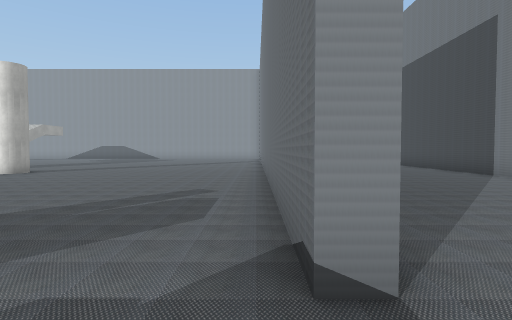
[1] (above)

24 first-person views from a walk through a Unity game level. The camera is 1.5 m above the floor, tilts 2° down and sees 80° across. The floor is counted in squares, 2 m on a side. Each view is taken from the middle of a square. On the plan, view 1 faces up. The plan holds only what a view shows up to about 10 squares ahead; the rest is blank. The place goes on beyond the plan. Some surface patterns are stand-ins.

[2]
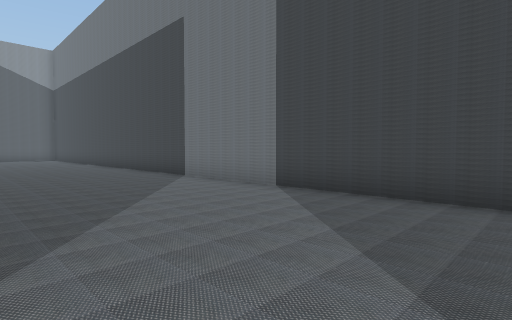

[3]
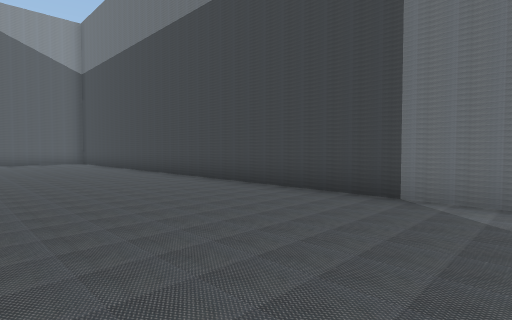

[4]
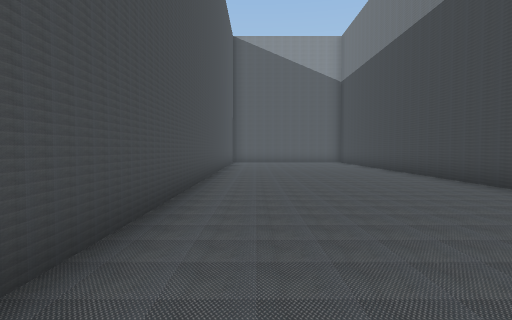

[5]
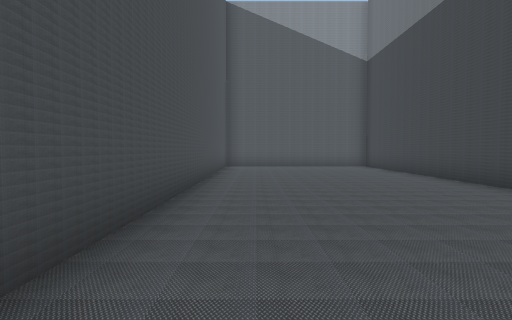

[6]
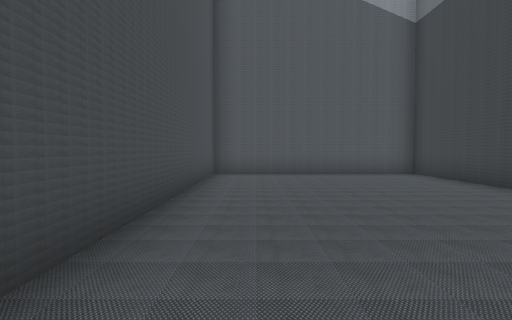

[7]
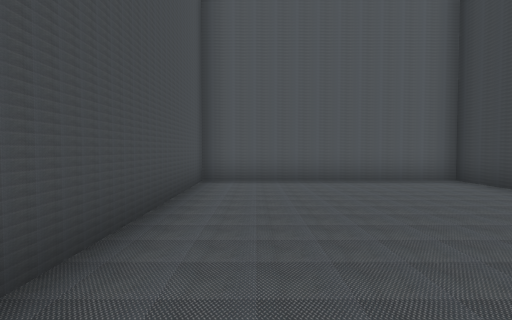

[8]
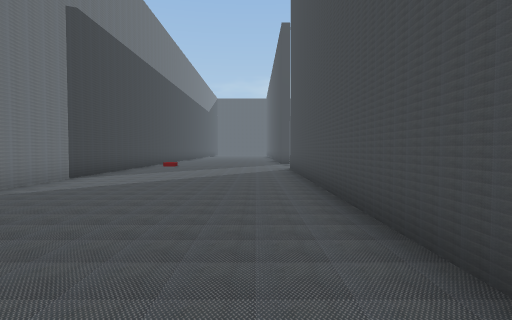

[9]
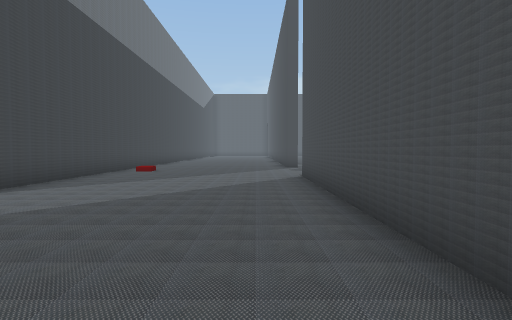

[10]
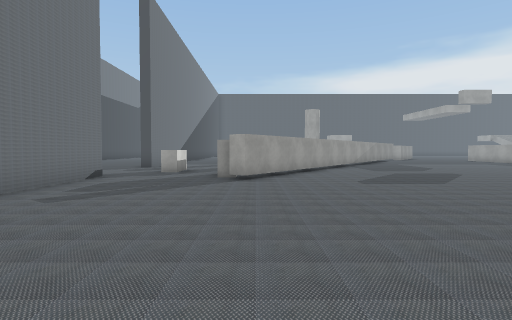

[11]
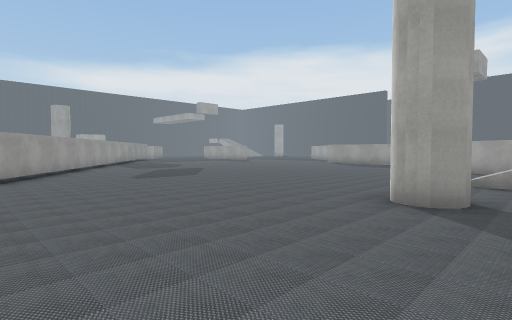

[12]
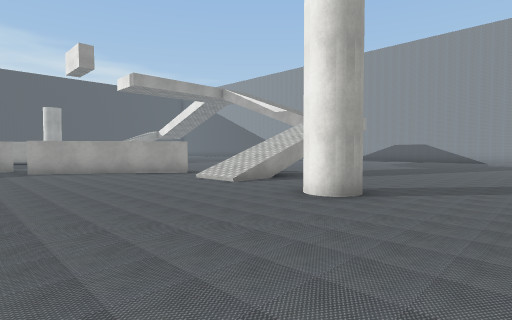

[13]
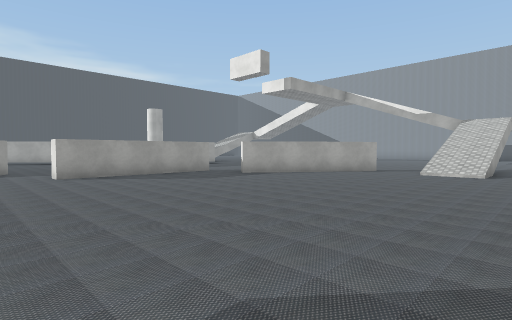

[14]
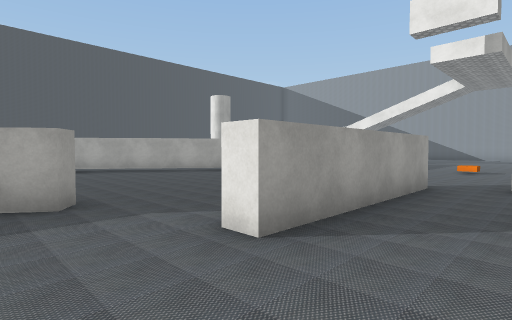

[15]
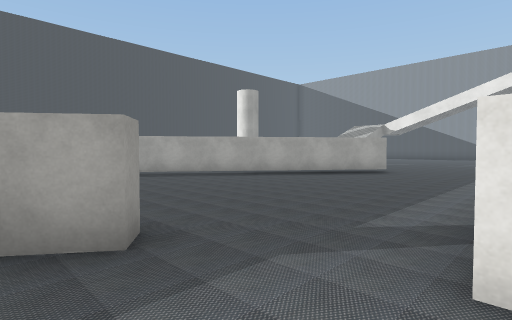

[16]
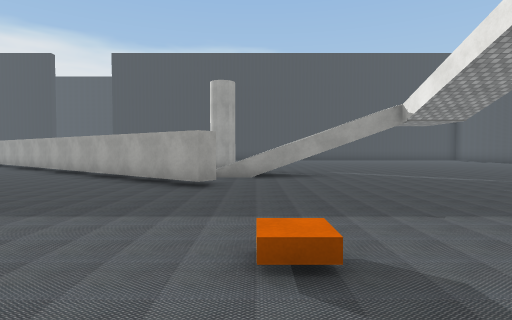

[17]
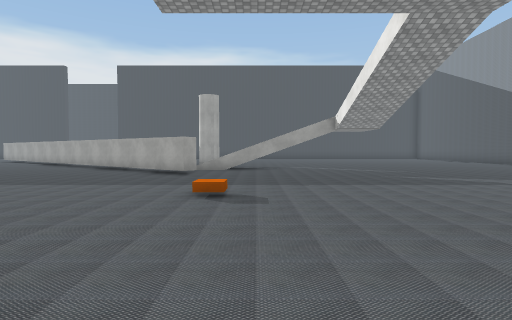

[18]
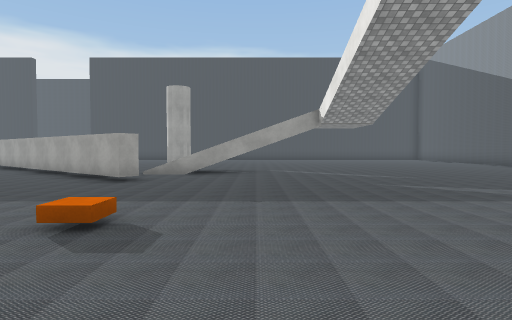

[19]
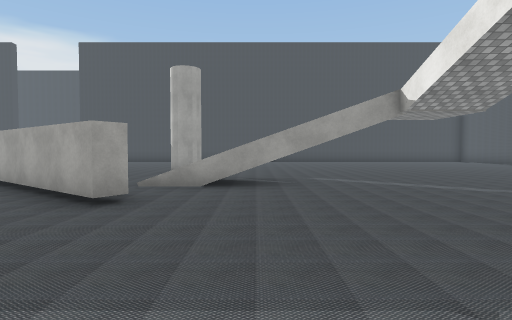

[20]
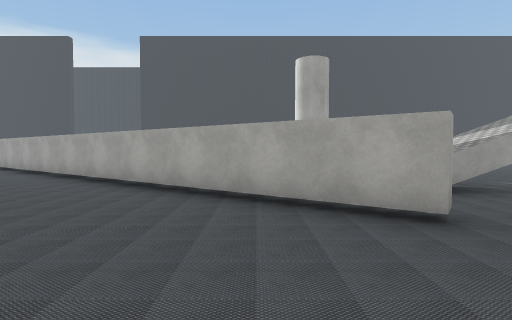

[21]
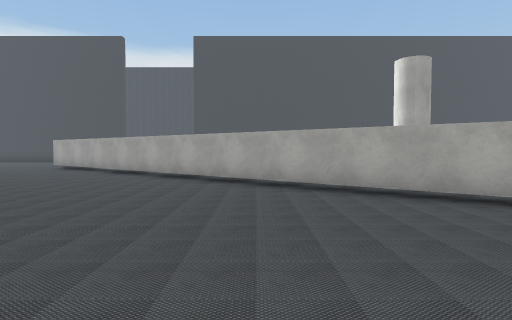

[22]
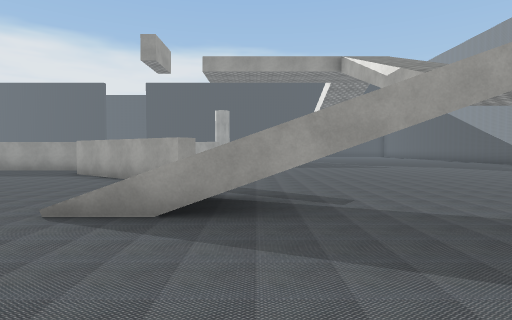

[23]
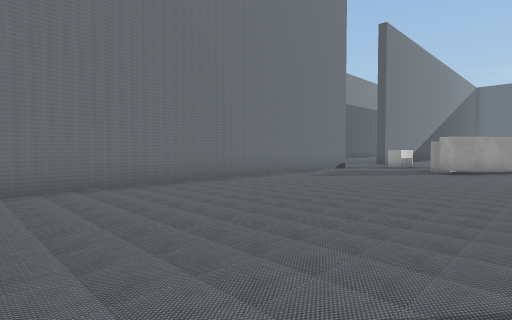

[24]
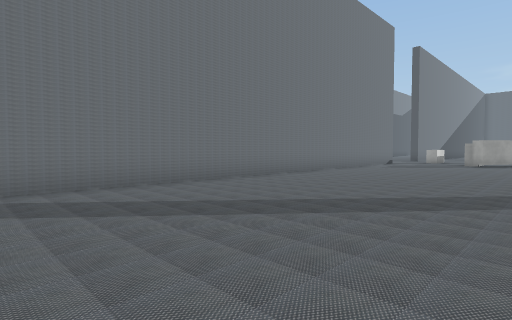

### Floor plan
Key: @ floor where view 1 was taken; # wall or solid block; . floor; / step, stairs or slope; = window, fence, low wall or low ledge; ^ raised ledge; v drop or lower ground; B orange block.
Columns run from 29 left of view 1 to 7 right of it. Each row starts with its distance up from view 1.
 25                              ########
 24                              #......#
 23                              #......#
 22                              #......#
 21                              #......#
 20     ...                      #......#
 19  ........   ...              #......#
 18  .........  ....       ......#......#
 17  .......... .....     .......#......#
 16 ...................  ........#......#
 15 .............................#......#
 14  ............................#......#
 13  ...//........... /..........#......#
 12  ...//...........v/..........#......#
 11   ..//.....B.....=/..........#......#
 10  #  //##......##.//..#.......#......#
  9  ....##.......#..............#......#
  8  .. .#.......##..............#......#
  7     ##.......#...............#......#
  6    ##......#.................#......#
  5   .#.......#.................#......#
  4   ##.......#.................#......#
  3  ##........#.................#......#
  2 ##.........#............###..#......#
  1 #...... #...............#. .........#
  0 #....   #..... ........##  .^@......#

Positions as (right, up) in squares from view 1, and headings:
1: (0, 0), facing up
2: (2, 1), facing up-right
3: (2, 7), facing up-right
4: (2, 7), facing up
5: (2, 11), facing up
6: (2, 15), facing up
7: (2, 17), facing up
8: (2, 13), facing down
9: (2, 10), facing down
10: (-4, 10), facing down
11: (-3, 11), facing down-left
12: (-5, 5), facing up-left
13: (-9, 0), facing up-left
14: (-16, 0), facing up-left
15: (-18, 0), facing up-left
16: (-16, 11), facing left
17: (-13, 12), facing left
18: (-15, 13), facing left
19: (-18, 12), facing left
20: (-19, 8), facing left
21: (-19, 5), facing left
22: (-7, 12), facing left
23: (-6, 13), facing down-right
24: (-6, 18), facing down-right
